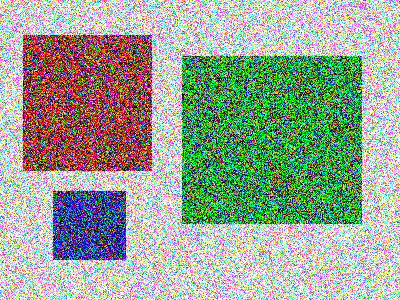
#> input picture fuzzy.png, 400 x 300 px
$ python 'Objects detection challenge.py'   (older library calls are emulated)
#> lines starting #> are read from the running program, lines starting #| are printed output that depends on the picture; after the words box and inside, x2 and y2 are one past the last pixel; in counts of white or black regions, pixels touching at a corner belong together
import numpy as np
import cv2
import random

img = cv2.imread("fuzzy.png",1)
#> img is the input picture: shape (300, 400, 3); mean B, G, R 150, 164.4, 153.8
cv2.imshow("original", img)

#blur = cv2.GaussianBlur(img, (5,5), 10)
#cv2.imshow("blur", blur)

kernel = np.ones((10, 10), 'uint8')

#dilate = cv2.dilate(img, kernel, iterations=1)
#cv2.imshow("dilate", dilate)

erode = cv2.erode(img, kernel, iterations=1)
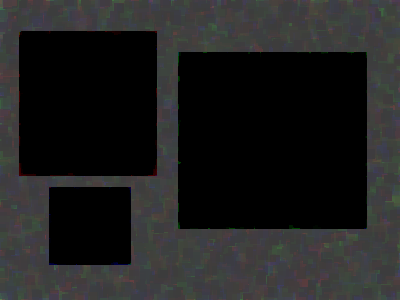
#> erode: shape (300, 400, 3); mean B, G, R 32.3, 32.5, 32.3
cv2.imshow("erode", erode)

gray = cv2.cvtColor(erode, cv2.COLOR_RGB2GRAY)
cv2.imshow("gray", gray)

ret, thresh = cv2.threshold(gray, 50, 255, cv2.THRESH_BINARY)
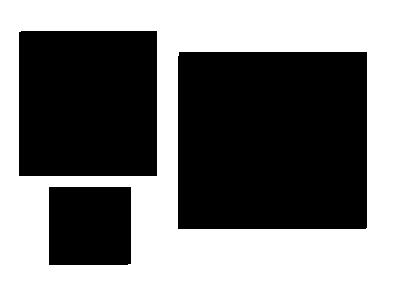
#> thresh: shape (300, 400); 50.1% white; 3 black regions
cv2.imshow("thresh", thresh)

_, contours, hierarchy = cv2.findContours(thresh, cv2.RETR_TREE, cv2.CHAIN_APPROX_SIMPLE)
#> contours = 4 contours; box (x1, y1, x2, y2) and area: (0, 0, 400, 300) 119301, (177, 51, 368, 230) 33812, (18, 30, 158, 177) 20290, (48, 186, 132, 266) 6552

objects = np.zeros((img.shape[0], img.shape[1], 3), 'uint8')


for c in contours:
    color = (random.randint(0, 255), random.randint(0, 255), random.randint(0, 255))
    area = cv2.contourArea(c)
    if area > 1000:
        cv2.drawContours(objects, [c], -1, color, -1)
#> this loop made 4 passes
#> (color, area) on passes 2 to 4: ((132, 248, 207), 6551.5), ((155, 244, 183), 33812), ((111, 71, 144), 20289.5)
#> (c, color, area) on pass 1: ([[0, 0], [0, 299], [399, 299], [399, 0]], (197, 215, 20), 119301)
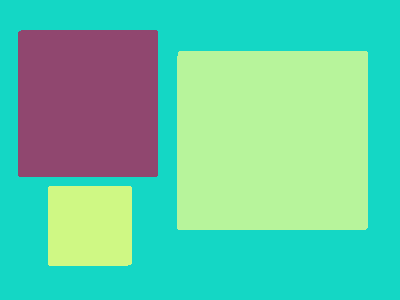
#> objects: shape (300, 400, 3); mean of channels 0, 1, 2 166.7, 200.4, 98.1; drawn as B, G, R

cv2.imshow("contours", objects)


cv2.waitKey(0)
cv2.destroyAllWindows()
